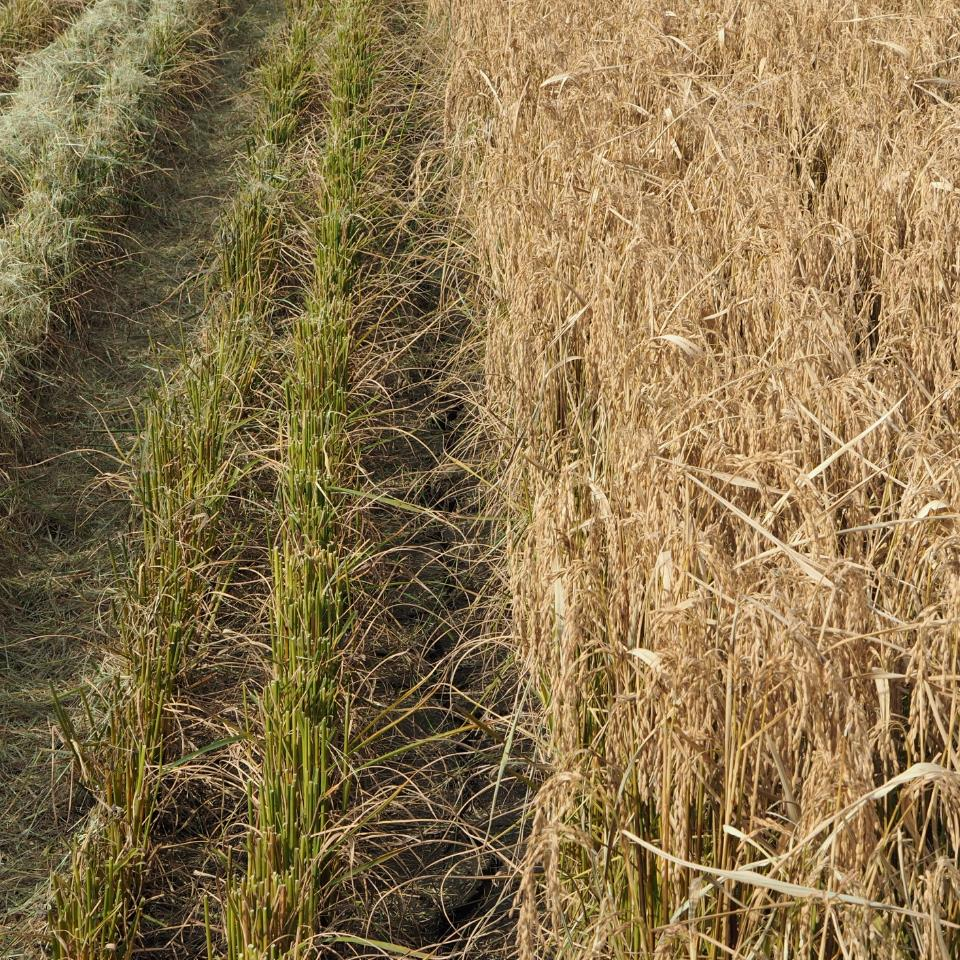
%> input picture test.jpg, 960 x 960 px
$ octave 'cut-edge point.m'   (GNU Octave 9; MATLAB toolbox functions it lacks are replaced by stand-ins)
%> lines starting %> are read from the running program, lines starting %| are printed output that depends on the picture
%%%%%%%%%%%%%%%%%%%%%%%%%%直接对图像进行分割
% [35 lines of commented-out code are left out]

%%%%%%%%%%%%%%%%%%%%%%%%%对图像进行分割并且将分割点存入矩阵
%%%%%%%%%%%%%%
close all;
clc;
image = imread('test.jpg');
%> image is the input picture: size 960x960x3 uint8; mean R, G, B 137.1, 115.3, 76.3
image_r = image(:,:,1);
image_g = image(:,:,2);
image_b = image(:,:,3);
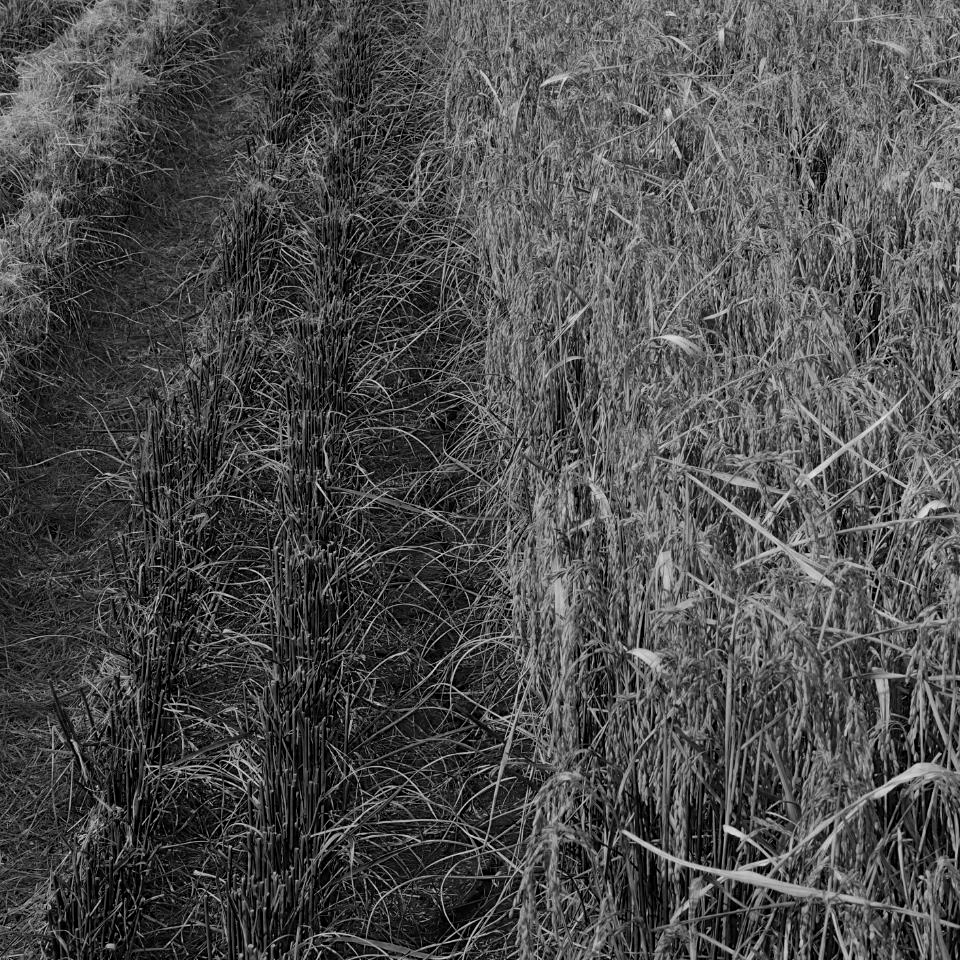
%> image_b: size 960x960 uint8; min 0, max 234, mean 76.3
YCbCr=rgb2ycbcr(image);
%> YCbCr: size 960x960x3 uint8; mean of channels 1, 2, 3 116.8, 107.7, 140.3
YCbCr_Y=YCbCr(:,:,1);
YCbCr_Cb=YCbCr(:,:,2);
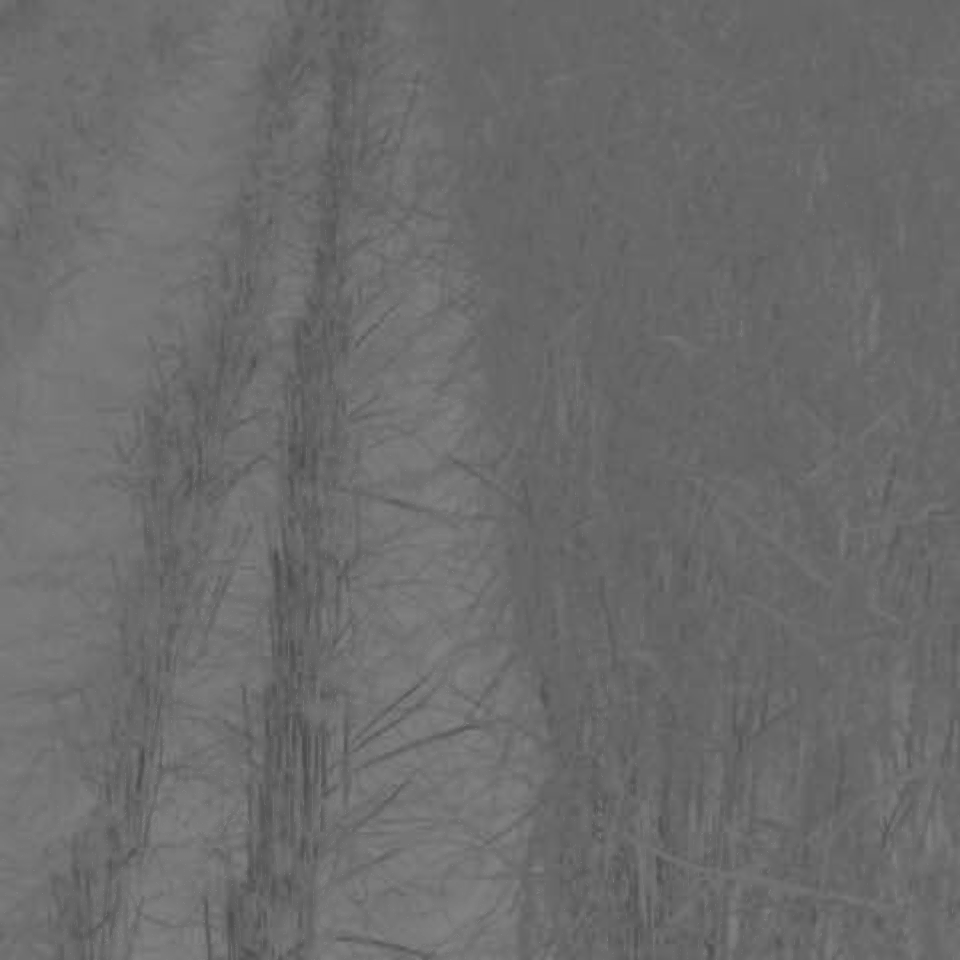
%> YCbCr_Cb: size 960x960 uint8; min 74, max 133, mean 107.7
YCbCr_Cr=YCbCr(:,:,3);
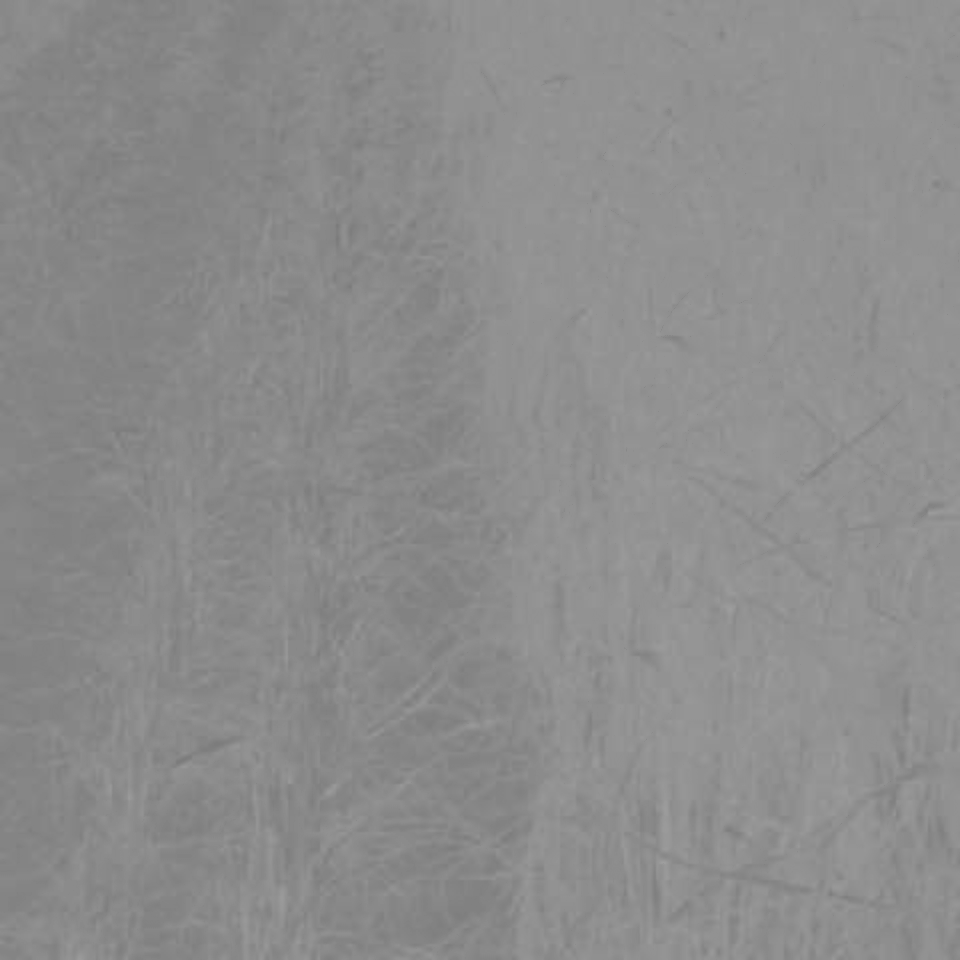
%> YCbCr_Cr: size 960x960 uint8; min 123, max 159, mean 140.3

[y,x]=size(YCbCr(:,:,1)); %获取图像尺寸
%> y = 960; x = 960
[X,Y] = meshgrid(1:x,1:y);%设置网格坐标

%%%%%%%%%图像分割
figure;
imshow(image);
title('原图');
hold on;

boundary=linspace(0,0,y);%设置一个数组，将每一行的分割点横坐标存入
%> boundary = 960 values from 0 to 0
A=[];
n=1

for Row_number=1:10:y
Row = image_r(Row_number,:); %读取第Row_number行
Maximum_Difference=0;
  for a = 200:900
  AverageL=mean(Row(1:(a-1)));
  AverageR=mean(Row((a+1):x));
  Difference=abs(AverageL-AverageR);
    if Difference>Maximum_Difference
        Maximum_Difference = Difference;
        A(n,1)=a;  %分割点存入矩阵第n行的第一个位置
        boundary(Row_number) = a;          %将每一行的分割点横坐标存入
    end
  end

  A(n,2)=Row_number;%当前行数存入矩阵第n行第二个位置
  point(n)=boundary(Row_number);%将分界线数组存入一个连续数组以计算
  n=n+1;
end
%> this loop made 96 passes
%> Row_number on passes 2 to 13: 11, 21, 31, 41, 51, 61, 71, 81, 91, 101, 111, 121
%> after the loop, A = 96 rows, first 12: [427 1; 416 11; 438 21; 422 31; 448 41; 446 51; 440 61; 429 71; 447 81; 443 91; 443 101; 437 111]; boundary = 960 values, max 900 at index 771, min 0 at index 2, mean 48.28; n = 97; point = 96 values, max 900 at index 78, min 200 at index 35, mean 482.8


for m=1:y  %画出分割点
    if boundary(m)>0
    plot(boundary(m), m,'Marker','.','MarkerEdgeColor','r');  %标记点并设置点的样式
    end
end
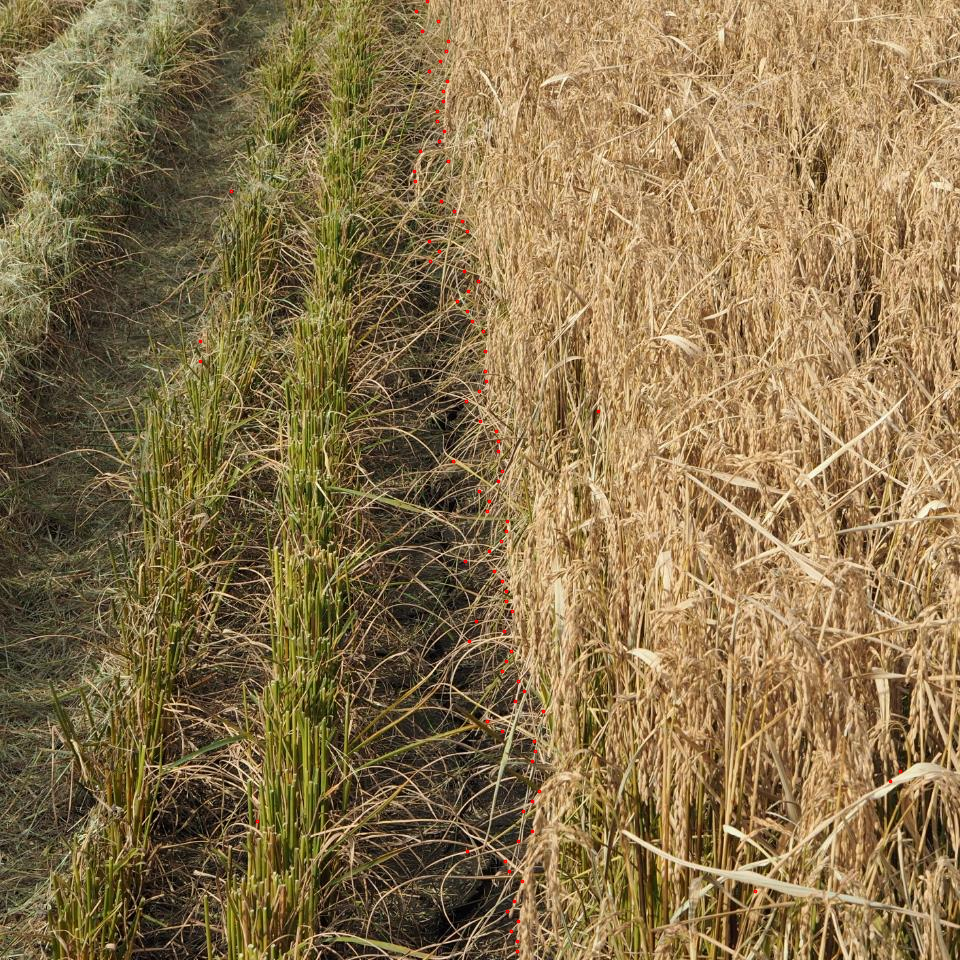
%> figure redrawn from the program's plot data; its title reads '原图'
